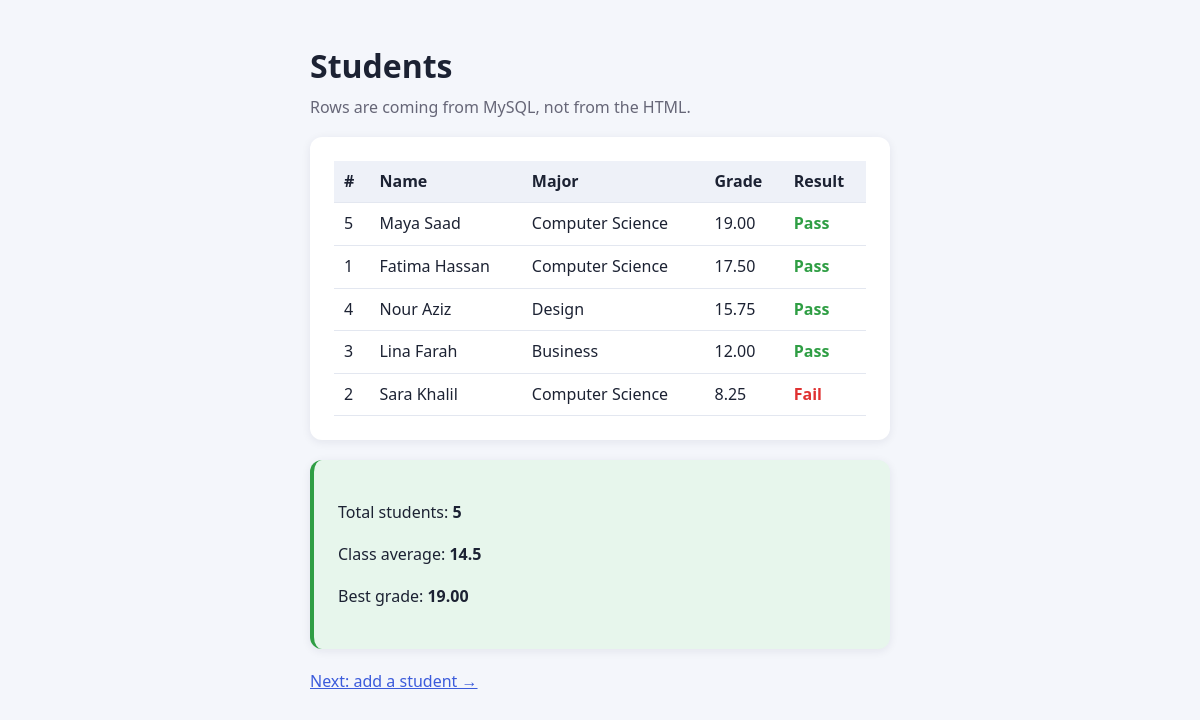
The app's page /09-mysql/02-select.php with its own data.
### tables this page shows
CREATE TABLE students (
    id       INT AUTO_INCREMENT PRIMARY KEY,
    name     VARCHAR(100) NOT NULL,
    email    VARCHAR(100),
    major    VARCHAR(60),
    grade    DECIMAL(4,2),
    created  DATETIME DEFAULT CURRENT_TIMESTAMP
);

### 09-mysql/02-select.php (the view, shortened to what this page needs)
<?php
require "db.php";
$sql    = "SELECT * FROM students ORDER BY grade DESC";
$result = mysqli_query($conn, $sql);
?>
<!DOCTYPE html>
<html lang="en">
<head><meta charset="UTF-8"><title>Students</title>
<link rel="stylesheet" href="../08-forms/style.css">
</head>
<body>
<h1>Students</h1>
<p class="sub">Rows are coming from MySQL, not from the HTML.</p>
<div class="card">
<table>
    <tr><th>#</th><th>Name</th><th>Major</th><th>Grade</th><th>Result</th></tr>
    <?php while ($row = mysqli_fetch_assoc($result)): ?>
        <tr>
            <td><?= $row["id"] ?></td>
            <td><?= htmlspecialchars($row["name"]) ?></td>
            <td><?= htmlspecialchars($row["major"]) ?></td>
            <td><?= $row["grade"] ?></td>
            <td class="<?= $row["grade"] >= 10 ? "pass" : "fail" ?>">
                <?= $row["grade"] >= 10 ? "Pass" : "Fail" ?>
            </td>
        </tr>
    <?php endwhile; ?>
</table>
</div>
<?php
$stats = mysqli_fetch_assoc(mysqli_query($conn,
    "SELECT COUNT(*) AS total, AVG(grade) AS average, MAX(grade) AS best FROM students"));
?>
<div class="card result">
    <p>Total students: <strong><?= $stats["total"] ?></strong></p>
    <p>Class average: <strong><?= round($stats["average"], 2) ?></strong></p>
    <p>Best grade: <strong><?= $stats["best"] ?></strong></p>
</div>
<p><a href="03-insert.php">Next: add a student &rarr;</a></p>
</body>
</html>

### 08-forms/style.css (style rules this page uses)
* { box-sizing: border-box; }
body { font-family: system-ui, "Segoe UI", sans-serif; background: #f4f6fb; color: #1c2233; max-width: 620px; margin: 40px auto; padding: 0 20px; line-height: 1.6; }
h1 { margin-bottom: 4px; }
.sub { color: #667; margin-top: 0; }
form, .card { background: #fff; padding: 24px; border-radius: 12px; box-shadow: 0 2px 10px rgba(20,30,60,.08); margin-bottom: 20px; }
.result { background: #e7f6ec; border-left: 4px solid #2f9e44; }
a { color: #3b5bdb; }

### 09-mysql/02-select.php (style rules this page uses)
table { width: 100%; border-collapse: collapse; }
th, td { text-align: left; padding: 8px 10px; border-bottom: 1px solid #e3e7f0; }
th { background: #eef1f8; }
.fail { color: #e03131; font-weight: 600; }
.pass { color: #2f9e44; font-weight: 600; }

### records on screen
students: id "5", name "Maya Saad", major "Computer Science", grade "19.00", shows "Pass"
students: id "1", name "Fatima Hassan", major "Computer Science", grade "17.50", shows "Pass"
students: id "4", name "Nour Aziz", major "Design", grade "15.75", shows "Pass"
students: id "3", name "Lina Farah", major "Business", grade "12.00", shows "Pass"
students: id "2", name "Sara Khalil", major "Computer Science", grade "8.25", shows "Fail"

### other values on screen
$stats["total"] "5"
$stats["average"] "14.5"
$stats["best"] "19.00"
